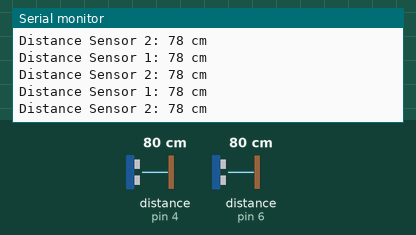
A sketch run on a simulated Arduino Uno, built with avr-gcc and run on an emulated ATmega328P. Parts: the last lines printed to the serial monitor. Wiring (inferred from the names in the program): 2 × ultrasonic range finder: trigger pin 5, echo pin 4 / trigger pin 7, echo pin 6. The inputs (shaded band) are chosen by the test bench; at power-on: distance to the obstacle (sensors on pin 4, pin 6) 80 cm. The echo pulse lasts 58.3 µs per cm.

Above: at 1.2 s.
1.3 s: distance to the obstacle (sensor on pin 4) set to 35 cm
At 1.8 s:
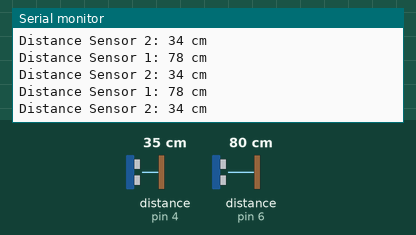
4.3 s: distance to the obstacle (sensor on pin 6) set to 2 cm
At 4.8 s:
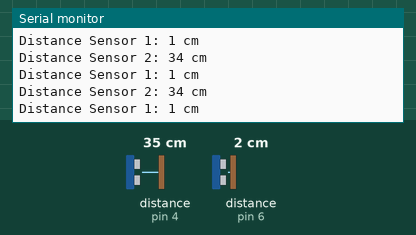
7.3 s: distance to the obstacle (sensor on pin 4) set to 250 cm
At 7.52 s:
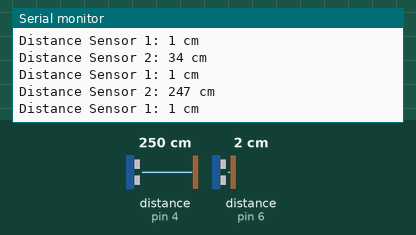
10.3 s: distance to the obstacle (sensor on pin 6) set to 35 cm
At 10.42 s:
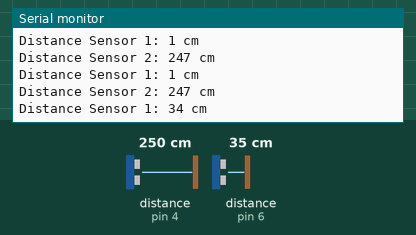
13.3 s: distance to the obstacle (sensor on pin 4) set to 2 cm
At 14.2 s:
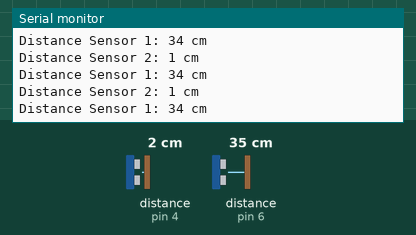
16.3 s: distance to the obstacle (sensor on pin 6) set to 250 cm
At 17.1 s:
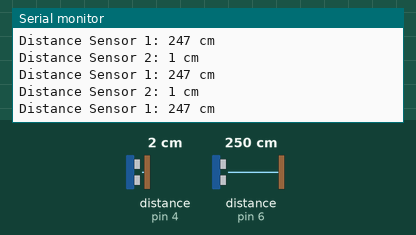
Timing chart, 0 to 19.3 s (numbered marks = the images above; inputs shaded):
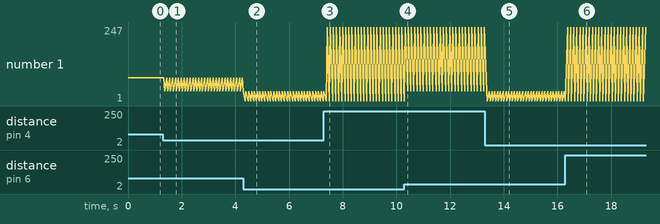

The sketch:

ultrasonicsensorbasic.ino
```cpp
#define trigPin1 7   // Trigger pin for sensor 1
#define echoPin1 6   // Echo pin for sensor 1
#define trigPin2 5   // Trigger pin for sensor 2
#define echoPin2 4   // Echo pin for sensor 2

long duration1, duration2; // Variables for pulse durations
int distance1, distance2; // Variables for calculated distances

void setup() {
  pinMode(trigPin1, OUTPUT); // Set trigger pins as output
  pinMode(trigPin2, OUTPUT);
  pinMode(echoPin1, INPUT); // Set echo pins as input
  pinMode(echoPin2, INPUT);
  Serial.begin(9600); // Start serial communication
}

void loop() {
  // Sensor 1 measurement
  digitalWrite(trigPin1, LOW); // Clear trigger pin
  delayMicroseconds(2); // Wait for stabilization
  digitalWrite(trigPin1, HIGH); // Send a high pulse for 10 microseconds
  delayMicroseconds(10);
  digitalWrite(trigPin1, LOW);
  duration1 = pulseIn(echoPin1, HIGH); // Measure echo pulse duration

  // Sensor 2 measurement
  digitalWrite(trigPin2, LOW); // Clear trigger pin
  delayMicroseconds(2); // Wait for stabilization
  digitalWrite(trigPin2, HIGH); // Send a high pulse for 10 microseconds
  delayMicroseconds(10);
  digitalWrite(trigPin2, LOW);
  duration2 = pulseIn(echoPin2, HIGH); // Measure echo pulse duration

  // Calculate distances (assuming speed of sound = 343 m/s)
  distance1 = duration1 * 0.034 / 2; // Distance in cm (round trip conversion)
  distance2 = duration2 * 0.034 / 2; // Distance in cm (round trip conversion)

  // Print distances to serial monitor
  Serial.print("Distance Sensor 1: ");
  Serial.print(distance1);
  Serial.println(" cm");
  Serial.print("Distance Sensor 2: ");
  Serial.print(distance2);
  Serial.println(" cm");

  delay(100); // Delay between readings
}
```

Measured:
- after the input at 1.3 s, the serial monitor: prints a new line after 0.07 s (image 1)
- after the input at 4.3 s, the serial monitor: prints a new line after 0.07 s (image 2)
- after the input at 7.3 s, the serial monitor: prints a new line after 0.12 s (image 3)
- after the input at 10.3 s, the serial monitor: prints a new line after 0.12 s (image 4)
- after the input at 13.3 s, the serial monitor: prints a new line after 0.09 s (image 5)
- after the input at 16.3 s, the serial monitor: prints a new line after 0.08 s (image 6)
- plotted number 1: 78 → 34 after the input at 1.3 s
